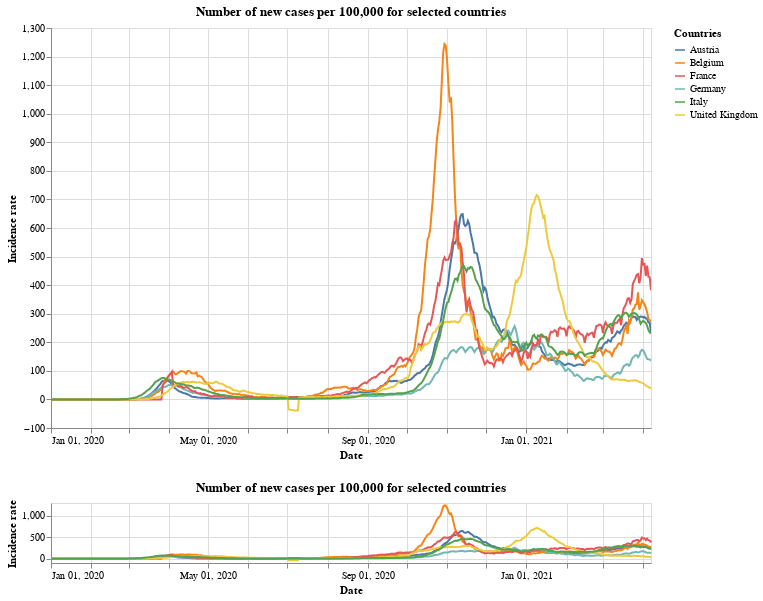

Notebook cell for this chart:
### Markdown cell above
## New cases per 100,000

### Code cell
#collapse
brush = alt.selection(type='interval', encodings=['x'])

base = alt.Chart(x_small).mark_line().transform_window(
    rolling_mean='sum(new_cases_per)',
    frame=[-7, 0],
    groupby=['id']
).encode(
    x=alt.X("yearmonthdate(date):T",
            axis=alt.Axis(title='Date')
           ),
    y=alt.Y("rolling_mean:Q",
            axis=alt.Axis(title='Incidence rate')
           ),
    tooltip='id',
    color=alt.Color('id', legend=alt.Legend(title="Countries")),
    opacity=alt.condition(leg_selection, alt.value(1), alt.value(0.2))
).add_selection(leg_selection).properties(
    width=600,
    height=400,
    title='Number of new cases per 100,000 for selected countries'
)

upper = base.encode(
    alt.X('yearmonthdate(date):T',axis=alt.Axis(title='Date'),
          scale=alt.Scale(domain=brush))
)

lower = base.properties(
    height=60
).add_selection(brush)

upper & lower

### Figure 1 — Vega-Lite specification as saved in the notebook (floating-point values rounded to 4 significant figures; data arrays with more than 128 entries replaced by an {"elided": "..."} marker saying what was removed)
{"config": {"view": {"continuousWidth": 400, "continuousHeight": 300}}, "vconcat": [{"mark": "line", "encoding": {"color": {"type": "nominal", "field": "id", "legend": {"title": "Countries"}}, "opacity": {"condition": {"value": 1, "selection": "selector001"}, "value": 0.2}, "tooltip": {"type": "nominal", "field": "id"}, "x": {"type": "temporal", "axis": {"title": "Date"}, "field": "date", "scale": {"domain": {"selection": "selector004"}}, "timeUnit": "yearmonthdate"}, "y": {"type": "quantitative", "axis": {"title": "Incidence rate"}, "field": "rolling_mean"}}, "height": 400, "selection": {"selector001": {"type": "multi", "fields": ["id"], "bind": "legend"}}, "title": "Number of new cases per 100,000 for selected countries", "transform": [{"window": [{"op": "sum", "field": "new_cases_per", "as": "rolling_mean"}], "frame": [-7, 0], "groupby": ["id"]}], "width": 600}, {"mark": "line", "encoding": {"color": {"type": "nominal", "field": "id", "legend": {"title": "Countries"}}, "opacity": {"condition": {"value": 1, "selection": "selector001"}, "value": 0.2}, "tooltip": {"type": "nominal", "field": "id"}, "x": {"type": "temporal", "axis": {"title": "Date"}, "field": "date", "timeUnit": "yearmonthdate"}, "y": {"type": "quantitative", "axis": {"title": "Incidence rate"}, "field": "rolling_mean"}}, "height": 60, "selection": {"selector001": {"type": "multi", "fields": ["id"], "bind": "legend"}, "selector004": {"type": "interval", "encodings": ["x"]}}, "title": "Number of new cases per 100,000 for selected countries", "transform": [{"window": [{"op": "sum", "field": "new_cases_per", "as": "rolling_mean"}], "frame": [-7, 0], "groupby": ["id"]}], "width": 600}], "data": {"name": "data-683f5cfb6562dac94a276517a0b16ff9"}, "$schema": "https://vega.github.io/schema/vega-lite/v4.8.1.json", "datasets": {"data-683f5cfb6562dac94a276517a0b16ff9": {"elided": "2778 records"}}}
